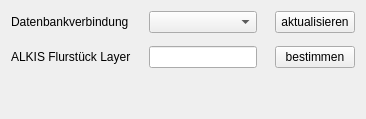
             <widget class="QWidget" name="tab_db">
              <property name="sizePolicy">
               <sizepolicy hsizetype="MinimumExpanding" vsizetype="MinimumExpanding">
                <horstretch>0</horstretch>
                <verstretch>0</verstretch>
               </sizepolicy>
              </property>
              <attribute name="title">
               <string>Datenbank</string>
              </attribute>
              <layout class="QVBoxLayout" name="verticalLayout_2">
               <item>
                <layout class="QGridLayout" name="gridLayout_2">
                 <property name="horizontalSpacing">
                  <number>18</number>
                 </property>
                 <property name="verticalSpacing">
                  <number>13</number>
                 </property>
                 <item row="0" column="0">
                  <widget class="QLabel" name="label_7">
                   <property name="text">
                    <string>Datenbankverbindung</string>
                   </property>
                  </widget>
                 </item>
                 <item row="1" column="1">
                  <widget class="QLineEdit" name="lineEdit_ax_flst_layer">
                   <property name="toolTip">
                    <string>&lt;html&gt;&lt;head/&gt;&lt;body&gt;&lt;p&gt;Versucht, abhängig von der gewählten&lt;/p&gt;&lt;p&gt;ALKIS-Datenbankverbindung den Layer,&lt;/p&gt;&lt;p&gt;der die ax_flurstuecke enthält zu bestimmen.&lt;/p&gt;&lt;p&gt;&lt;br/&gt;&lt;/p&gt;&lt;p&gt;Dieser kann auch umbenannt worden sein,&lt;/p&gt;&lt;p&gt;z.B. 'Flurstücke Auskunft' o.ä.&lt;/p&gt;&lt;p&gt;&lt;br/&gt;&lt;/p&gt;&lt;p&gt;Bitte dieses Feld nicht unbedingt editieren,&lt;/p&gt;&lt;p&gt;wenn ein falscher EIntrag enthalten ist, bitte&lt;/p&gt;&lt;p&gt;Button 'ax_flurstueck Layer bestimmen' drücken.&lt;/p&gt;&lt;/body&gt;&lt;/html&gt;</string>
                   </property>
                   <property name="text">
                    <string/>
                   </property>
                  </widget>
                 </item>
                 <item row="0" column="1">
                  <widget class="QComboBox" name="comboBox_dbConnections">
                   <property name="toolTip">
                    <string>&lt;html&gt;&lt;head/&gt;&lt;body&gt;&lt;p&gt;Liste aller vorhandenen PostGIS Datenbankverbindungen,&lt;/p&gt;&lt;p&gt;die als ALKIS-Datenbestände identifiziert werden&lt;/p&gt;&lt;p&gt;(Tabelle ax_flurstueck existiert).&lt;/p&gt;&lt;/body&gt;&lt;/html&gt;</string>
                   </property>
                  </widget>
                 </item>
                 <item row="1" column="0">
                  <widget class="QLabel" name="label_14">
                   <property name="text">
                    <string>ALKIS Flurstück Layer</string>
                   </property>
                  </widget>
                 </item>
                 <item row="1" column="2">
                  <widget class="QPushButton" name="pushButton_axflst_det">
                   <property name="text">
                    <string>bestimmen</string>
                   </property>
                  </widget>
                 </item>
                 <item row="0" column="2">
                  <widget class="QPushButton" name="pushButton_dbUpdate">
                   <property name="text">
                    <string>aktualisieren</string>
                   </property>
                  </widget>
                 </item>
                </layout>
               </item>
               <item>
                <spacer name="verticalSpacer">
                 <property name="orientation">
                  <enum>Qt::Vertical</enum>
                 </property>
                 <property name="sizeHint" stdset="0">
                  <size>
                   <width>20</width>
                   <height>40</height>
                  </size>
                 </property>
                </spacer>
               </item>
              </layout>
             </widget>
